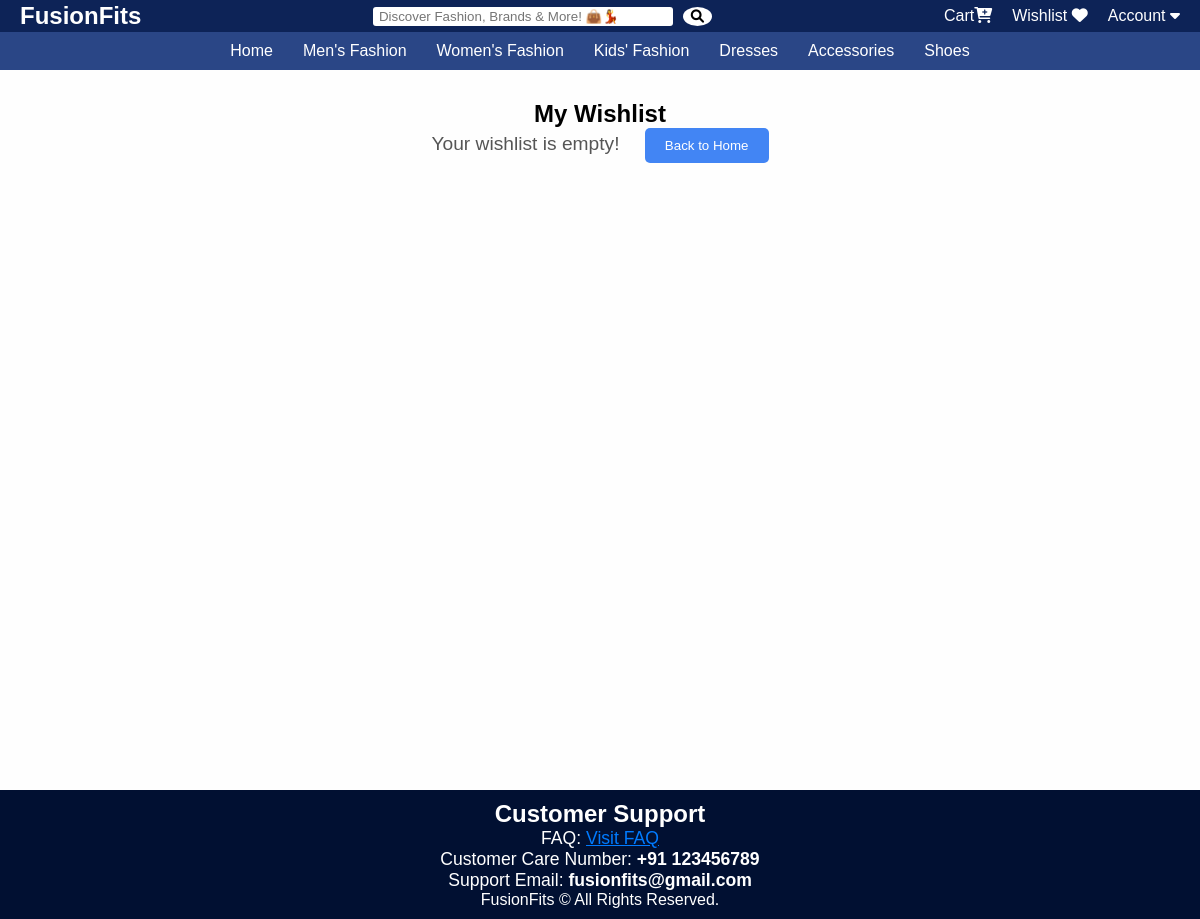
Page /wishlist (signed in) on the earlier database version.
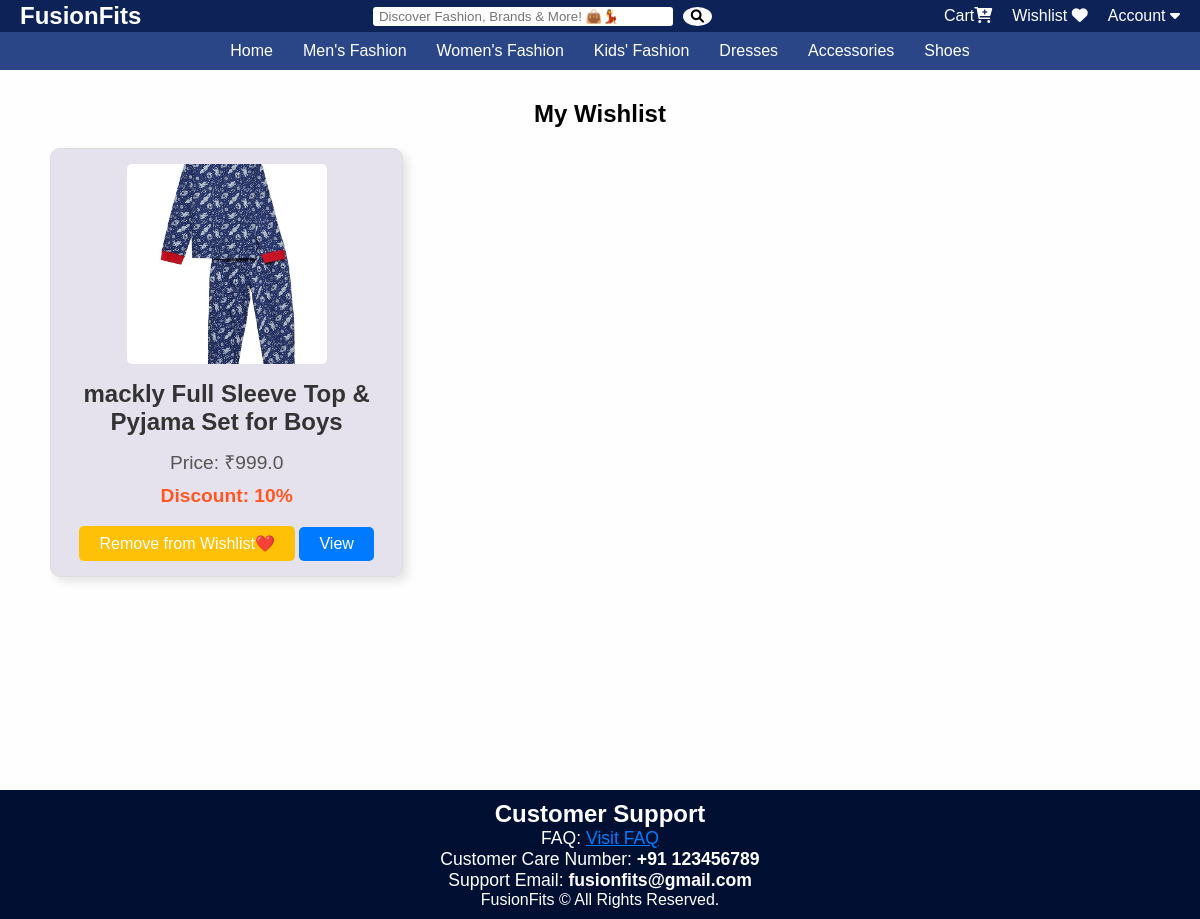
Same page on the later database version.
### app/models.py (models this page shows, shortened)
class Wishlist(db.Model):
    __tablename__ = "wishlist"
    id = db.Column(db.Integer, primary_key=True)
    user_id = db.Column(db.Integer, db.ForeignKey("user.id"), nullable=False)
    product_id = db.Column(db.Integer, db.ForeignKey("product.id"), nullable=True)  # Allow NULL for product_id
    product = db.relationship("Product", backref="wishlist_items")

class ProductImage(db.Model):
    id = db.Column(db.Integer, primary_key=True)
    image_url = db.Column(db.String(255), nullable=False)
    product_id = db.Column(db.Integer, db.ForeignKey("product.id"), nullable=False)

class Product(db.Model):
    __tablename__ = "product"
    id = db.Column(db.Integer, primary_key=True)
    name = db.Column(db.String(100), nullable=False)
    price = db.Column(db.Float, nullable=False)
    description = db.Column(db.String(255), nullable=False)
    category = db.Column(db.String(100), nullable=False)
    quantity = db.Column(db.Integer, nullable=False)
    manufacturer = db.Column(db.String(100), nullable=True)
    country_of_origin = db.Column(db.String(50), nullable=True)
    avg_rating = db.Column(db.Float, nullable=True)
    discount = db.Column(db.Float, default=0.0, nullable=True)
    size = db.Column(db.String(20))  # Ensure this line exists
    colour = db.Column(db.String(20), nullable=True)
    gender = db.Column(db.String(10), nullable=True)  # New field for gender
    images = db.relationship("ProductImage", backref="product", lazy=True)
    ratings = relationship("Rating", back_populates="product")

### app/views.py (the view)
@main.route('/wishlist', methods=['GET'])
@login_required
def wishlist():
    wishlist_items = Wishlist.query.filter_by(user_id=current_user.id).all()
    for item in wishlist_items:
        try:
            item.product.discount = int(item.product.discount)
        except (ValueError, TypeError):
            item.product.discount = 0  # Handle cases where conversion fails
            print(f"WARNING: Invalid discount value for product {item.product.id}. Setting to 0.")
    return render_template('wishlist.html', wishlist_items=wishlist_items)

### app/views.py (called while the page is built)
@main.context_processor
def inject_wishlist():
    if current_user.is_authenticated:
        wishlist_ids = [item.product_id for item in Wishlist.query.filter_by(user_id=current_user.id).all()]
    else:
        wishlist_ids = []
    return dict(wishlist=wishlist_ids)

### app/templates/wishlist.html (shortened to what this page needs)
<!DOCTYPE html>
<html lang="en">
<head>
    <link rel="stylesheet" href="{{ url_for('static', filename='wishlist.css') }}">
</head>
<body>
    {% extends "home.html" %}
    {% block content %}
    <div class="boxed">
            <header class="welcome-heading" style="text-align: center; background-color: rgba(244, 244, 244, 0); color: black; font-family: Cambria, Cochin, Georgia, Times, 'Times New Roman', serif;">
                <h2>My Wishlist</h2>
            </header>
        {% if wishlist_items %}
            <div class="wishlist-container">
                {% for item in wishlist_items %}
                    <div class="wishlist-card">
                        <div class="product-image">
                            <img src="{{ url_for('static', filename=item.product.images[0].image_url) }}" alt="{{ item.product.name }}">
                        </div>
                        <div class="product-info">
                            <h2 class="product-name">{{ item.product.name }}</h2>
                            <p class="product-price">Price: ₹{{ item.product.price }}</p>
                            {% if item.product.discount > 0 %}
                                <p class="product-discount">Discount: {{ item.product.discount }}%</p>
                            {% endif %}
                            <form action="/remove_from_wishlist" method="POST" style="display: inline;">
                                <button type="submit" class="remove-btn">Remove from Wishlist❤️</button>
                            </form>
                            <a href="{{ url_for('main.product_details', product_id=item.product.id) }}">
                                <button class="view-btn">View</button>
                            </a>
                        </div>
                    </div>
                {% endfor %}
            </div>
        {% else %}
            <p>Your wishlist is empty! <a href="/" >
                <button style="display: inline-block; padding: 10px 20px; background-color: #4285F4; color: white; text-decoration: none; border: none; border-radius: 5px; cursor: pointer; font-family: sans-serif; transition: background-color 0.3s ease, margin 0.3s ease; margin-left: 20px; :hover {background-color: #2962FF; margin-top: 15px; margin-bottom: 25px; box-shadow: 0px 2px 5px rgba(0, 0, 0, 0.2);}"  >Back to Home</button>
              </a></p>
        {% endif %}
    </div>
    {% endblock %}

### app/templates/home.html (shortened to what this page needs)
<!DOCTYPE html>
<html lang="en">
<head>
    <link rel="stylesheet" href="https://cdnjs.cloudflare.com/ajax/libs/font-awesome/6.0.0/css/all.min.css">
</head>
<body>
    <nav class="navbar">
        <div class="logo"><a href="/">FusionFits</a></div>
        <div class="search-bar">
            <form action="{{ url_for('main.search') }}" method="get">
                <input type="text" name="q" placeholder=" Discover Fashion, Brands & More! 👜💃" value="{{ request.args.get('q', '') }}" value="{{ request.args.get('q', '') }}">
                <button><i class="fa fa-search"></i></button>
            </form>
        </div>
        <ul class="nav-links">
            <li>
                    {% if current_user.is_authenticated %}
                        <a href="{{ url_for('main.cart') }}" >Cart<i class="fa-solid fa-cart-plus"></i></a>
                    {% endif %}
            </li>
            <li><a href="{{ url_for('main.wishlist') }}" >Wishlist <i class="fa fa-heart"></i></a></li>
            <li>
              <div class="dropdown navbar-right">
                <button class="dropbtn">Account <i class="fa fa-caret-down"></i></button>
            </div>
            </li>
        </ul>
    </nav>
    <header>
        <nav class="categories-nav">
            <ul>
                <li><a href="/" class="{% if request.path == '/' %}active{% endif %}">Home</a></li>
                <li><a href="{{ url_for('main.gender_specific', gender='male') }}" class="{% if request.path.startswith('/gender/male') %}active{% endif %}">Men's Fashion</a></li>
                <li><a href="{{ url_for('main.gender_specific', gender='female') }}" class="{% if request.path.startswith('/gender/female') %}active{% endif %}">Women's Fashion</a></li>
                <li><a href="{{ url_for('main.category_specific', category='kids') }}" class="{% if request.path.startswith('/category/kids') %}active{% endif %}">Kids' Fashion</a></li>
                <li><a href="{{ url_for('main.category_specific', category='Dress') }}" class="{% if request.path.startswith('/category/dress') %}active{% endif %}">Dresses</a></li>
                <li><a href="{{ url_for('main.category_specific', category='asccessory') }}" class="{% if request.path.startswith('/category/accessory') %}active{% endif %}">Accessories</a></li>
                <li><a href="{{ url_for('main.category_specific', category='shoes') }}" class="{% if request.path.startswith('/category/shoes') %}active{% endif %}">Shoes</a></li>
            </ul>
        </nav>
    </header>
    <main>
        {% block content %}{% endblock %}
    </main>
    <footer>
        <section id="support">
            <h2 style="text-align: center;">Customer Support</h2>
            <p style="text-align: center; font-size: 1.1em;">FAQ: <a href="{{ url_for('main.faq') }}" style="color: #007bff;">Visit FAQ</a></p>
            <p style="text-align: center; font-size: 1.1em;">Customer Care Number: <span style="font-weight: bold;">+91 123456789</span></p>
            <p style="text-align: center; font-size: 1.1em;">Support Email: <span style="font-weight: bold;">fusionfits@gmail.com</span></p>
        </section>
               <p>FusionFits &copy; All Rights Reserved.</p>
</body>
</html>

### app/static/wishlist.css (style rules this page uses)
.boxed header { background-color: #f4f4f9; color: rgb(0, 0, 0); text-align: center; }
.boxed { padding: 20px; }
.boxed .wishlist-container { display: grid; grid-template-columns: repeat(3, 1fr); gap: 20px; padding: 20px; }
.boxed .wishlist-card { border: 1px solid #ddd; padding: 15px; text-align: center; border-radius: 10px; background-color: rgb(230, 226, 237); box-shadow: 5px 5px 10px rgba(0, 0, 0, 0.1); position: relative; transition: transform 0.3s ease; }
.boxed .product-image img { width: 200px; height: 200px; object-fit: cover; border-radius: 5px; }
.boxed .product-name { font-size: 1.5em; margin: 0.5em 0; }
.boxed .product-price, .product-discount { margin: 0.5em 0; }
.boxed .product-discount { color: #ff5722; font-weight: bold; }
.boxed .remove-btn { padding: 8px 20px; background-color: #ffc107; color: white; border: none; border-radius: 5px; font-size: 1rem; cursor: pointer; margin-top: 10px; transition: background-color 0.3s, transform 0.2s; }
.boxed .view-btn { padding: 8px 20px; background-color: #007bff; color: white; border: none; border-radius: 5px; font-size: 1rem; cursor: pointer; margin-top: 10px; transition: background-color 0.3s, transform 0.2s; }
.boxed p { text-align: center; font-size: 1.2em; color: #555; }

### app/templates/home.html (style rules this page uses)
* { margin: 0; padding: 0; box-sizing: border-box; font-family: Arial, sans-serif; }
body { font-family: Arial, sans-serif; margin: 0; padding: 0; background-color: #f4f4f4; }
main { min-height: 90vh; padding: 20px; display: flex; justify-content: center; }
.navbar { display: flex; justify-content: space-between; align-items: center; background-color: #0d2357; color: white; padding: 2px 20px; flex-wrap: wrap; }
header { background: #0d2357; width: 100%; }
.logo a { text-decoration: none; color: white; font-size: 1.5em; font-weight: bold; font-family: Arial, Helvetica, sans-serif; }
.search-bar input { padding: 2px; border: none; border-radius: 3px; width: 300px; }
.search-bar button { padding: 2px 8px; border: none; background-color: #fff; cursor: pointer; border-radius: 100%; margin-left: 5px; }
.nav-links { display: flex; list-style: none; gap: 20px; flex-wrap: wrap; }
.nav-links a { color: white; text-decoration: none; }
.nav-links .dropdown .dropbtn { color: white; z-index: 10; text-decoration: none; font-size: 1em; padding: 0; background: none; margin: 0; border: none; }
footer { background-color: #011032; color: white; text-align: center; padding: 10px 0; width: 100%; bottom: 0; left: 0; position: relative; }
main { min-height: 90vh; padding: 10px; }
.categories-nav { background-color: #2a4686; display: flex; justify-content: center; flex-wrap: wrap; display: flex; padding: 2px 20px; justify-content: center; flex-wrap: wrap; }
.categories-nav ul { list-style: none; display: flex; padding: 0.5rem; margin-bottom: 0px; flex-wrap: wrap; }
.categories-nav li { margin: 0 15px; color: #fff; font-weight: 500; font-size: 16px; transition: color 0.3s ease; }
.categories-nav a { text-decoration: none; color: #fff; font-weight: 500; font-size: 16px; transition: color 0.3s ease; }

Differences in the rows shown:
added Wishlist: image_url (picture), product.name "mackly Full Sleeve Top & Pyjama Set for Boys", product.price "999.0", product.discount "10"
Other differences:
text no longer shown: "Your wishlist is empty! Back to Home"
